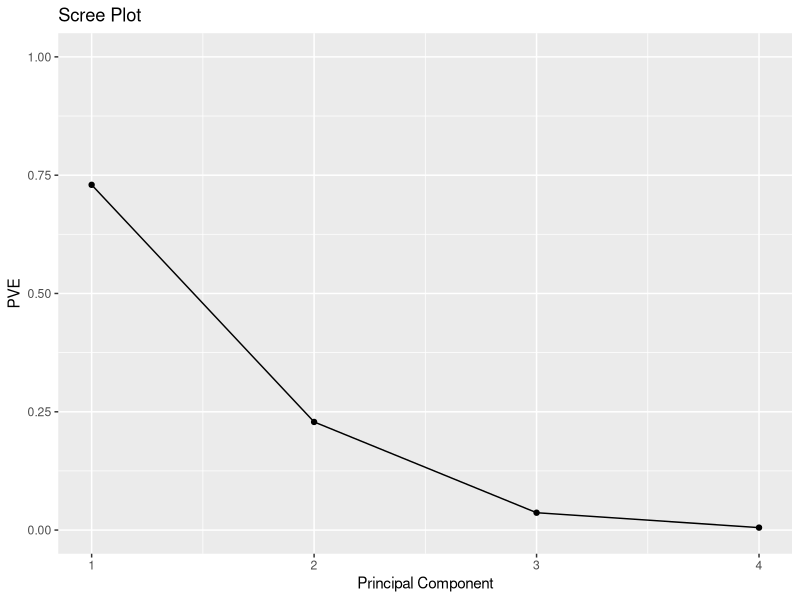

Source code (R): (Note: this script raises an error after producing the figure.)
# PCA ANALYSIS ON IRIS DATA

data("iris")
str(iris)

#The 3 classes are setosa , versicolor and virginica
table(iris$Species)
# n = 50

#There are 4 Features Sepal.Length , Sepal.Width, Petal.Length , Petal.Width 
head(iris)

#Step 1: Storing the dataset into a 150x4 by removing labels
iris2 <- iris[-5] #Removed species

#Whether to standardize depends on the measurment scales
#transform data onto unit scale mean = 0 and variance = 1
iris2 <- scale(iris2)

round(apply(iris2,2,mean,na.rm=TRUE),4) # All features mean = 0
round(apply(iris2,2,sd,na.rm=TRUE),4) # All featurs sd = 1


#covariance matrix in order to find eigenvectors : principal components
A <-cov(iris2)
round(A,4)

#Find the eigenvalues and eigenvectors
ev <- eigen(A)
round(ev$values,4) #eigenvalues that need to be sorted in order to find the highest
#eigenvector
round(ev$vectors,4)

# CALCULATING THE PROPORTION VARIANCE PVE 
# Tells us how many information can be attributed to each value
PVE <-ev$values/sum(ev$values)
round(PVE,4)
# we notice that the 1st has 72% of the variance
#2nd only 2%


#PVE SCREE PLOT
library(ggplot2)
PVEplot <-qplot(c(1:4),PVE)+
  geom_line()+
  xlab("Principal Component")+
  ylab("PVE")+
  ggtitle("Scree Plot")+
  ylim(0,1)
PVEplot

#The projection matrix W
#is the ev$vectors (eigenvectors we calculated) 
# we drop the last 2 collumns since their variance is low

W <- ev$vectors[,1:2]
W

#Faster way to
# perform principal components analysis
pca <- prcomp(iris2) 
pca # the Pricipal Components (eigenvector matrix)

# we actually capture 75% of variance in the entire dataset 
#by just using those two principal component
var_explained = pca$sdev^2 / sum(pca$sdev^2) # PVE



#for projecting newdata onto the PCA space.
#scale(newdata, pca$center, pca$scale) %*% pca$rotation 



#In the last step we use W to transform our samples onto a new subspace
# Y = SXW where S = standardized original dataset iris2 (150x4)
# Y = 150x2 matrix of our Transformed samples

pca<-prcomp(iris,Scale = T,Center = T) 
#standardizes automatically data



